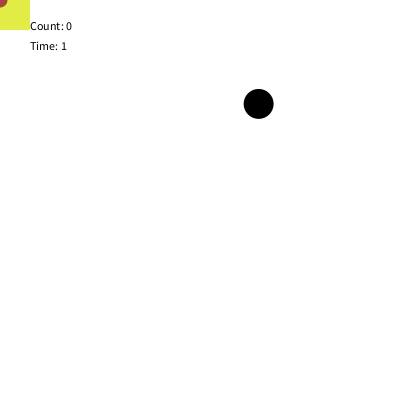
Frame 1 (no input)
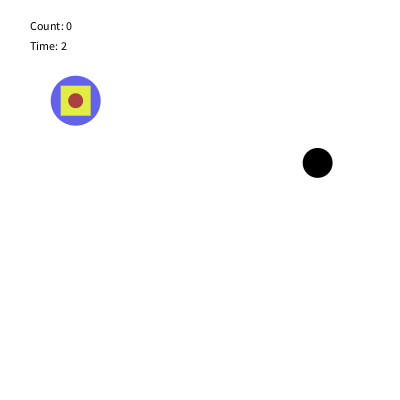
Frame 60 (the mouse pressed at the canvas centre just before this capture)
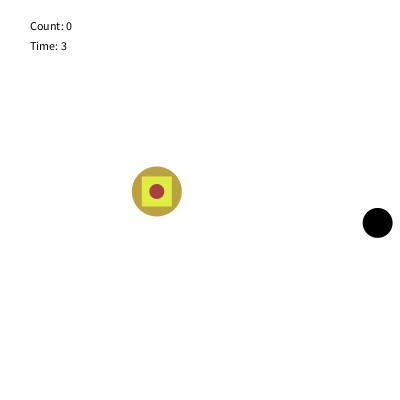
Frame 120 (the mouse held since frame 60 and released just before this capture)

The Processing sketch that drew these frames (run headless with seeded random() and noise(); from frame 60 on, the mouse is pressed at the canvas centre):

// Processing sketch: processing_53114
// ── processing_53114.pde

// 48-257, bumyeolk_HW7
// Bumyeol Kim, Copyright 2012

float tx, ty, td, txs, tys;
float ax, ay, ad, axs, ays;
float d;
int count;
color col;

void setup()
{
  size(400, 400);
  smooth();
  noStroke();
  background(255);
  txs = 3;
  tys = 3;
  ax = random(width);
  ay = random(height);
  axs = 1;
  ays = 1;
  col = color(255, 255, 255);
}

void draw()
{
  prepWindow();
  target(tx, ty, 50);
  moveTarget();
  aim(ax, ay, 30);
  moveAim();
  collision();
  count();
  time();
}

void target(float tx, float ty, float td)
{
 // background(255, 255, 255);
  fill(random(255), random(255), random(255));
  ellipse(tx, ty, td, td);
  fill(#E1ED45);
  rect(tx, ty, 30, 30);
  rectMode(CENTER);  
  fill(#AA4141);
  ellipse(tx, ty, 15, 15);
}

void moveTarget()
{
  tx = tx + random(txs);
  if (tx > width-td)
  {
    tx = random(width);
    txs = -txs;
  }
  else if (tx < 0+td)
  {
    tx = random(width);
    txs = -txs;
  }
  ty = ty + random(tys);
  if (ty > height-td)
  {
    ty = random(height);
    tys = -tys;
  }
  else if (ty < 0+td)
  {
    ty = random(height);
    tys = -tys;
  }
}

void aim(float ax, float ay, float ad)
{
  fill(0, 0, 0);
  ellipse(ax, ay, ad, ad);
}

void moveAim()
{
  ax = ax + axs;
  if (ax > width)
  {
   ax = 0;
  }
  else if (ax < 0)
  {
    ax = width;
  }
  ay = ay + ays;
  if (ay > height)
  {
    ay = 0;
  }
  else if (ay < 0)
  {
    ay = height;
  }
}

void mouseDragged()
{
  if(mouseX > pmouseX)
  {
    axs = axs + .05;
  }
  else if(mouseX < pmouseX)
  {
    axs = axs - .05;
  }
  if(mouseY > pmouseY)
  {
    ays = ays + .05;
  }
  else if (mouseY < pmouseY)
  {
    ays = ays - .05;
  }
}

void collision()
{
  d = dist(tx, ty, ax, ay);
  if (d < 30)
  {
    col = color(random(255), random(255), random(255)); 
    tx = random(width);
    ty = random(height);
    txs = random(10);
    tys = random(10);
    count ++;
  }
}

void count()
{
  text("Count: " + count , 30, 30);
}

void time()
{
  text("Time: " + millis()/1000, 30, 50);
}

void prepWindow()
{
  fill(col);
  rect(0, 0, 1000, 1000);
}
